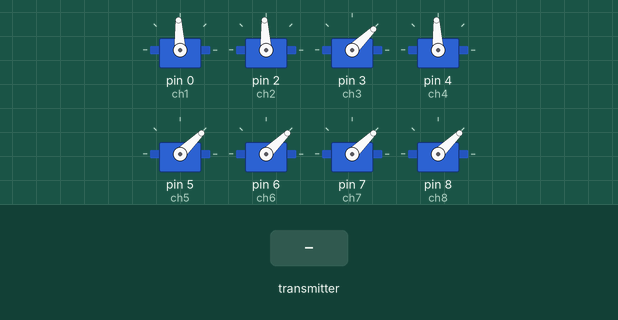
Recording of a sketch running on a simulated Arduino Uno, built with avr-gcc and run on an emulated ATmega328P. On the bench: 8 × servo. Inputs (shaded band) come from the test bench. No radio packets arrive unless stated.

Above: at 1.2 s.
1.3 s: the transmitter starts sending throttle = 64
At 2.5 s:
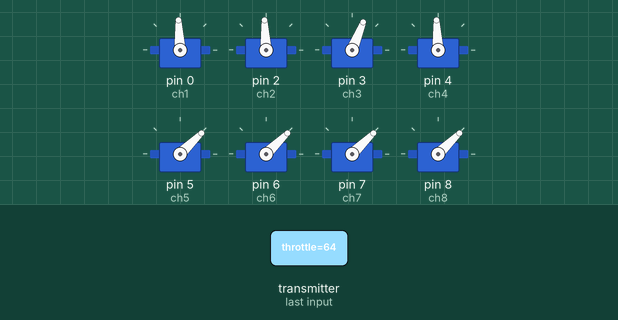
2.8 s: the transmitter starts sending pitch = 0
At 3.9 s:
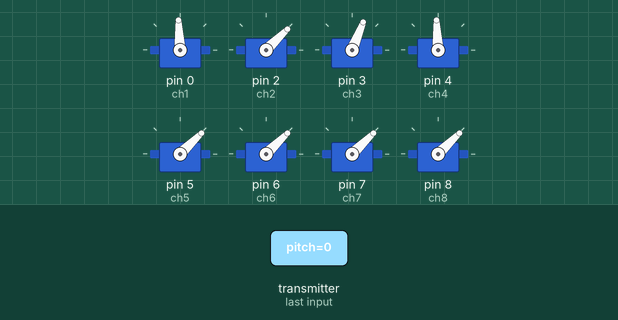
4.3 s: the transmitter starts sending roll = 0
At 5.0 s:
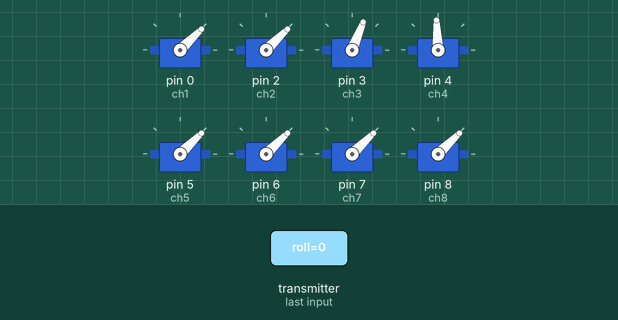
5.8 s: the transmitter starts sending yaw = 0
At 6.1 s:
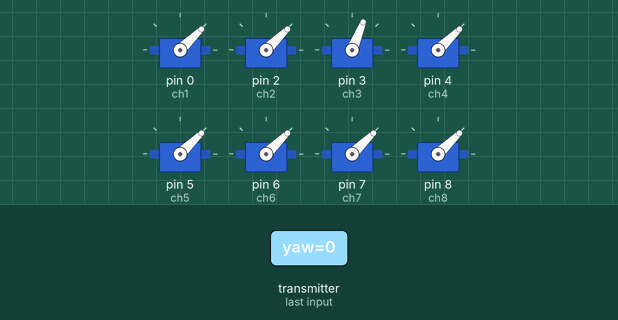
7.3 s: the transmitter starts sending aux1 = 64
At 8.5 s:
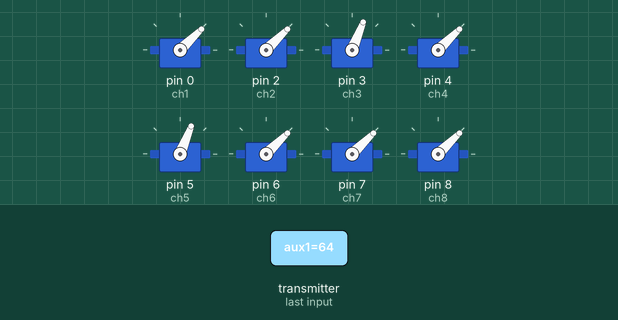
8.8 s: the transmitter starts sending aux2 = 64
At 9.6 s:
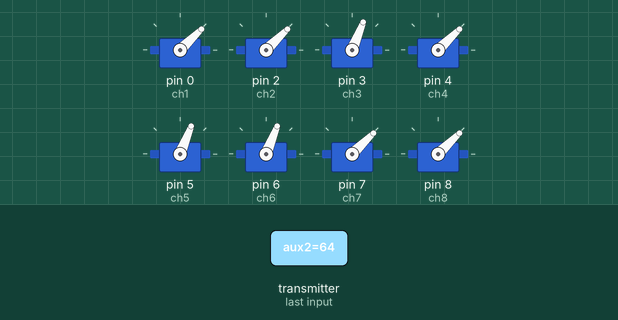
Timing chart, 0 to 11.3 s (numbered marks = the images above; inputs shaded):
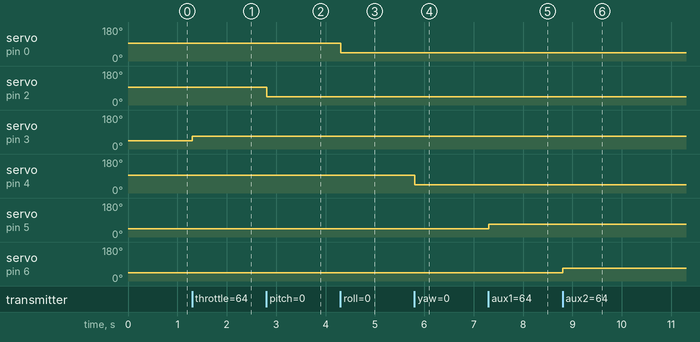

The sketch:

Receiver_servo.ino
```cpp
//  8 Channel Receiver | 8 Kanal Alıcı

#include <SPI.h>
#include <nRF24L01.h>
#include <RF24.h>
#include <Servo.h>

int ch_width_1 = 0;
int ch_width_2 = 0;
int ch_width_3 = 0;
int ch_width_4 = 0;
int ch_width_5 = 0;
int ch_width_6 = 0;
int ch_width_7 = 0;
int ch_width_8 = 0;

Servo ch1;
Servo ch2;
Servo ch3;
Servo ch4;
Servo ch5;
Servo ch6;
Servo ch7;
Servo ch8;

struct Signal {

byte throttle;
byte pitch;
byte roll;
byte yaw;
byte aux1;
byte aux2;
byte aux3;
byte aux4;
};

Signal data;

const uint64_t pipeIn = 000322;
RF24 radio(9, 10);

void ResetData()
{

data.throttle = 0;
data.roll = 127;
data.pitch = 127;
data.yaw = 127;
data.aux1 = 0;                                              // Define the inicial value of each data input. | Veri girişlerinin başlangıç değerleri
data.aux2 = 0;
data.aux3 = 0;
data.aux4 = 0;
}

void setup()
{
                                                           // Set the pins for each PWM signal | Her bir PWM sinyal için pinler belirleniyor.
  ch1.attach(0);
  ch2.attach(2);
  ch3.attach(3);
  ch4.attach(4);
  ch5.attach(5);
  ch6.attach(6);
  ch7.attach(7);
  ch8.attach(8);

  ResetData();                                             // Configure the NRF24 module  | NRF24 Modül konfigürasyonu
  radio.begin();
  radio.openReadingPipe(1,pipeIn);
  radio.setChannel(100);
  radio.setAutoAck(false);
  radio.setDataRate(RF24_250KBPS);                          // The lowest data rate value for more stable communication  | Daha kararlı iletişim için en düşük veri hızı.
  radio.setPALevel(RF24_PA_MAX);                            // Output power is set for maximum |  Çıkış gücü maksimum için ayarlanıyor.
  radio.startListening();                                   // Start the radio comunication for receiver | Alıcı için sinyal iletişimini başlatır.

}

unsigned long lastRecvTime = 0;

void recvData()
{
while ( radio.available() ) {
radio.read(&data, sizeof(Signal));
lastRecvTime = millis();                                    // Receive the data | Data alınıyor
}
}

void loop()
{
recvData();
unsigned long now = millis();
if ( now - lastRecvTime > 1000 ) {
ResetData();                                                // Signal lost.. Reset data | Sinyal kayıpsa data resetleniyor
}

ch_width_1 = map(data.roll, 0, 255, 1000, 2000);
ch_width_2 = map(data.pitch, 0, 255, 1000, 2000);
ch_width_3 = map(data.throttle, 0, 255, 1000, 2000);
ch_width_4 = map(data.yaw, 0, 255, 1000, 2000);
ch_width_5 = map(data.aux1, 0, 255, 1000, 2000);
ch_width_6 = map(data.aux2, 0, 255, 1000, 2000);
ch_width_7 = map(data.aux3, 0, 1, 1000, 2000);
ch_width_8 = map(data.aux4, 0, 1, 1000, 2000);


ch1.writeMicroseconds(ch_width_1);                          // Write the PWM signal | PWM sinyaller çıkışlara gönderiliyor
ch2.writeMicroseconds(ch_width_2);
ch3.writeMicroseconds(ch_width_3);
ch4.writeMicroseconds(ch_width_4);
ch5.writeMicroseconds(ch_width_5);
ch6.writeMicroseconds(ch_width_6);
ch7.writeMicroseconds(ch_width_7);
ch8.writeMicroseconds(ch_width_8);


}
```

Measured:
- after the input at 1.3 s, servo on pin 3 (ch3): 44° → 68° at once
- after the input at 2.8 s, servo on pin 2 (ch2): 93° → 44° at once
- after the input at 4.3 s, servo on pin 0 (ch1): 93° → 44° at once
- after the input at 5.8 s, servo on pin 4 (ch4): 93° → 44° at once
- after the input at 7.3 s, servo on pin 5 (ch5): 44° → 68° at once
- after the input at 8.8 s, servo on pin 6 (ch6): 44° → 68° at once
